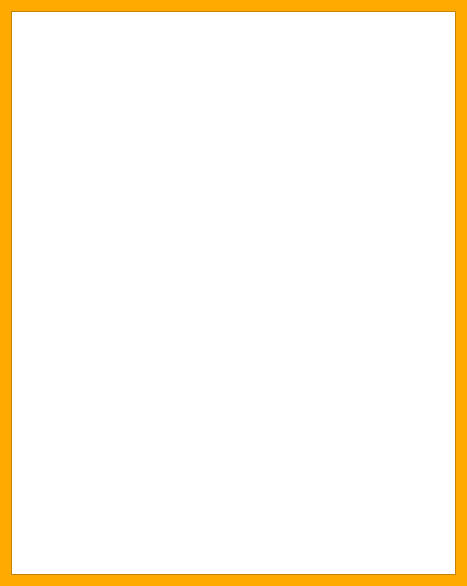
<?xml version="1.0" encoding="UTF-8"?>
<ui version="4.0">
 <class>Form</class>
 <widget class="QWidget" name="Form">
  <property name="geometry">
   <rect>
    <x>0</x>
    <y>0</y>
    <width>467</width>
    <height>586</height>
   </rect>
  </property>
  <property name="palette">
   <palette>
    <active>
     <colorrole role="Base">
      <brush brushstyle="SolidPattern">
       <color alpha="255">
        <red>255</red>
        <green>255</green>
        <blue>255</blue>
       </color>
      </brush>
     </colorrole>
     <colorrole role="Window">
      <brush brushstyle="SolidPattern">
       <color alpha="255">
        <red>255</red>
        <green>170</green>
        <blue>0</blue>
       </color>
      </brush>
     </colorrole>
    </active>
    <inactive>
     <colorrole role="Base">
      <brush brushstyle="SolidPattern">
       <color alpha="255">
        <red>255</red>
        <green>255</green>
        <blue>255</blue>
       </color>
      </brush>
     </colorrole>
     <colorrole role="Window">
      <brush brushstyle="SolidPattern">
       <color alpha="255">
        <red>255</red>
        <green>170</green>
        <blue>0</blue>
       </color>
      </brush>
     </colorrole>
    </inactive>
    <disabled>
     <colorrole role="Base">
      <brush brushstyle="SolidPattern">
       <color alpha="255">
        <red>255</red>
        <green>170</green>
        <blue>0</blue>
       </color>
      </brush>
     </colorrole>
     <colorrole role="Window">
      <brush brushstyle="SolidPattern">
       <color alpha="255">
        <red>255</red>
        <green>170</green>
        <blue>0</blue>
       </color>
      </brush>
     </colorrole>
    </disabled>
   </palette>
  </property>
  <property name="windowTitle">
   <string>Form</string>
  </property>
  <layout class="QGridLayout" name="gridLayout">
   <item row="0" column="0">
    <widget class="QTextEdit" name="textedit1"/>
   </item>
  </layout>
 </widget>
 <resources/>
 <connections/>
</ui>
